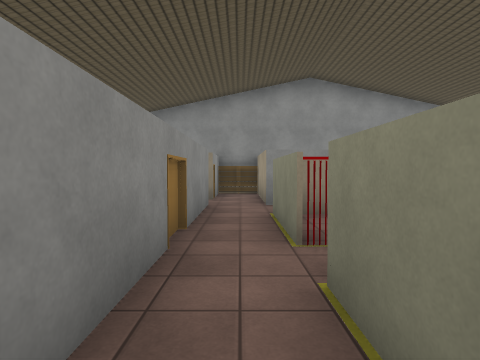
view 1 (above)

14 first-person views from a walk through a scene from a Unity 3-D project. The camera is 1.5 m above the floor, tilts 2° down and sees 80° across. The floor is counted in squares, 2 m on a side. Each view is taken from the middle of a square. On the plan, view 1 faces up. The plan holds only what a view shows up to about 10 squares ahead; the rest is blank. The place goes on beyond the plan. The player is left out. Some surface patterns are stand-ins.

view 2
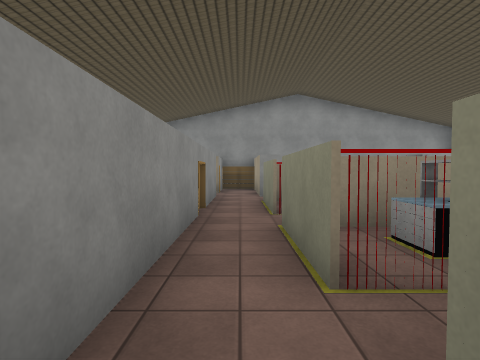

view 3
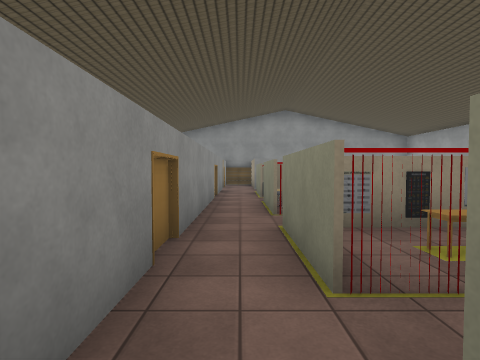

view 4
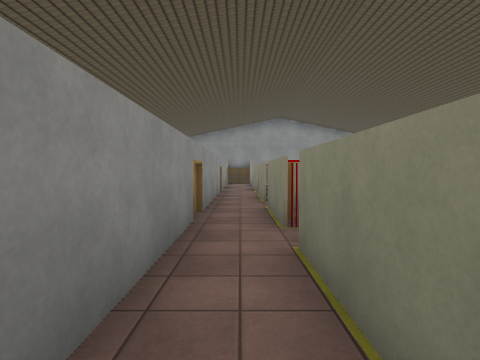

view 5
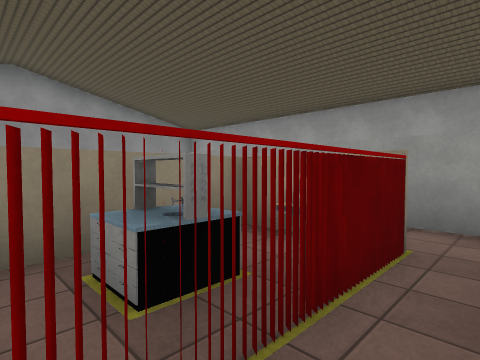

view 6
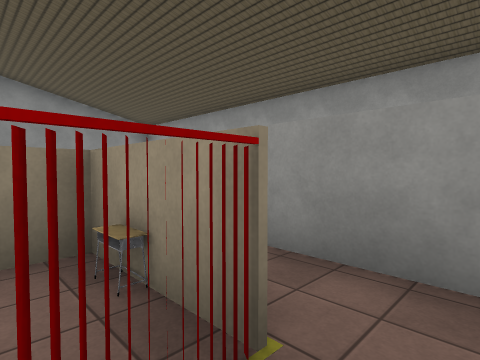

view 7
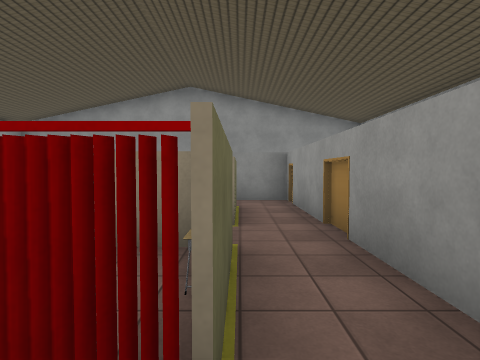

view 8
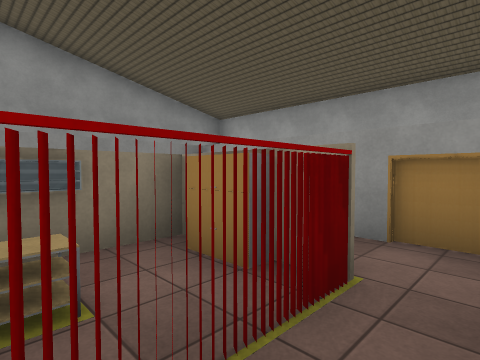

view 9
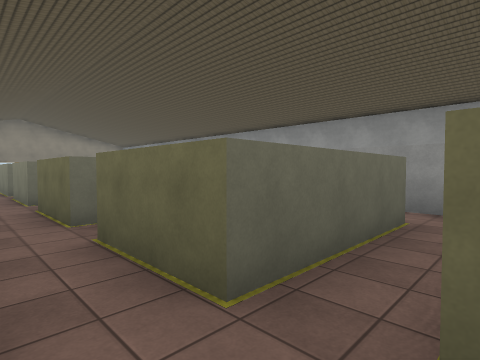

view 10
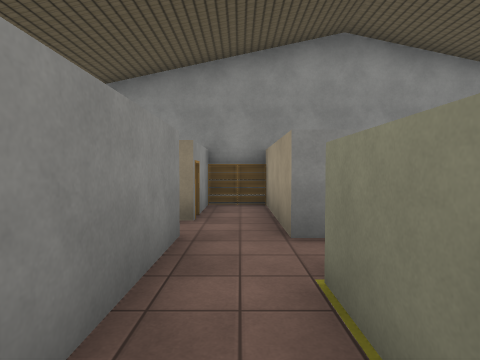

view 11
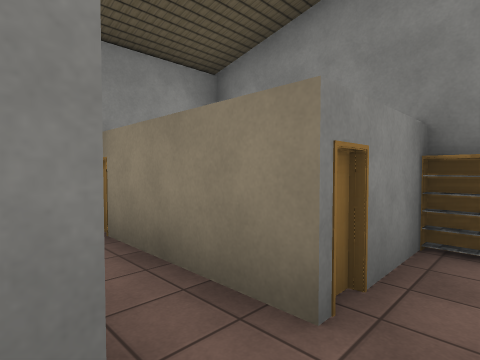

view 12
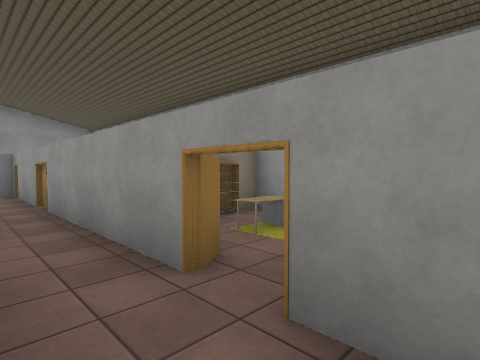

view 13
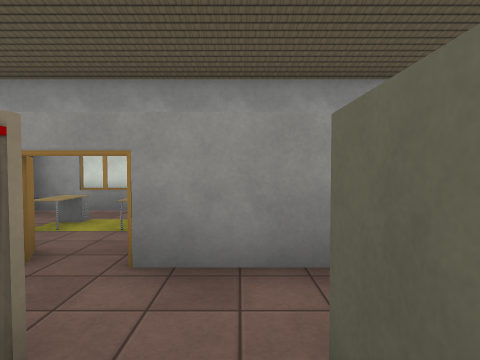

view 14
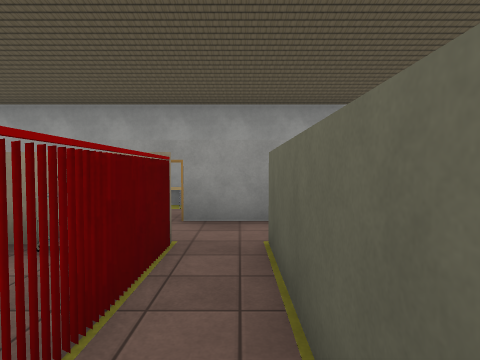

### Floor plan
Key: @ floor where view 1 was taken; # wall or solid block; x gap in a wall; . floor; = window, fence, low wall or low ledge; ^ raised ledge.
Columns run from 4 left of view 1 to 8 right of it. Each row starts with its distance up from view 1.
  9    ###
  8 ####.#
  7 #....#
  6    #.# ###
  5    #.###..#
  4    #.#^.#.#
  3    #.#xx#.=
  2    #......=
  1    #.####.=
  0    #@########
 -1    #.....##=#
 -2    #.#=####^#
 -3    #.##### ^
 -4    #.....#
 -5    #.#=###
 -6    #.#  #
 -7     .   .
 -8         #
 -9         #

Positions as (right, up) in squares from view 1, and headings:
1: (0, 0), facing up
2: (0, -2), facing up
3: (0, -5), facing up
4: (0, -7), facing up
5: (1, -1), facing up-right
6: (3, -1), facing up-right
7: (4, -1), facing up
8: (2, 2), facing up-right
9: (5, 3), facing down-left
10: (0, 3), facing up
11: (0, 6), facing up-left
12: (4, -4), facing up-right
13: (3, -4), facing right
14: (1, -4), facing right
